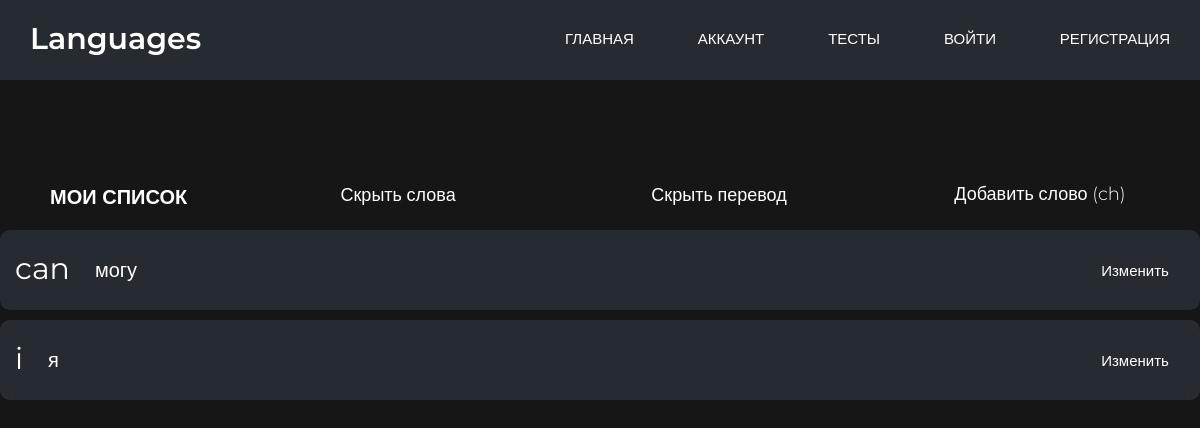
The app's page /enCards, older data.
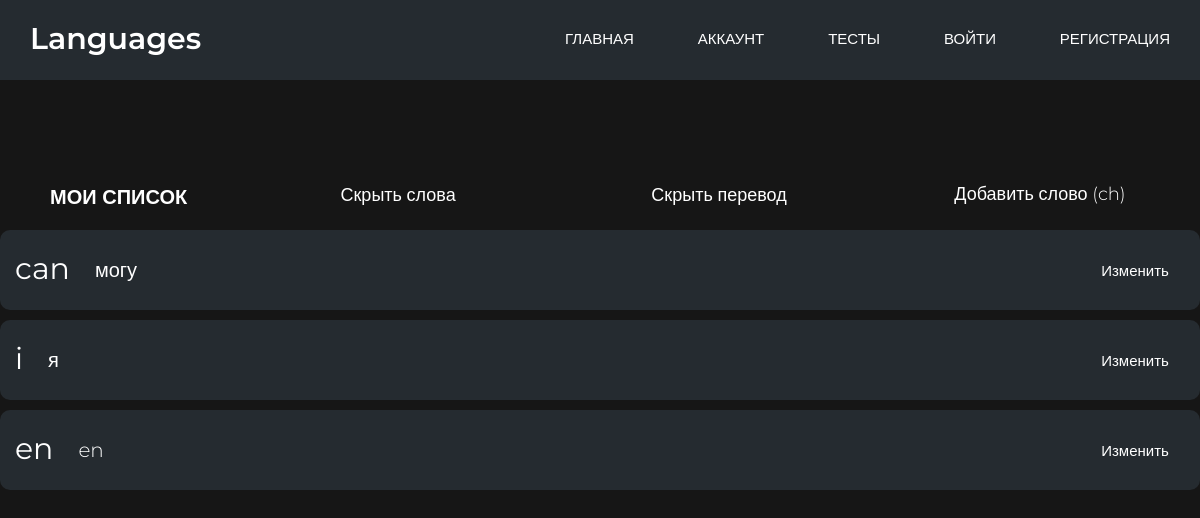
The same page, newer data.
### main/models.py (models this page shows, shortened)
class enCard(models.Model):
    word = models.CharField('Слово', max_length=20)
    description = models.TextField('Перевод', max_length=70)

### main/views.py (the view)
# urls.py: path('enCards', views.enCards),
def enCards(reguest):
    enCards = enCard.objects.all()
    return render(reguest, 'main/enCards.html', {'enCards': enCards})

### main/templates/main/enCards.html (shortened to what this page needs)
{% extends 'main/base.html' %}
{% block link %}
{% load static %}
<link rel="stylesheet" href="{% static 'main/css/cards.css' %}">
{% endblock %}
{% block content %}
<div class="wrapper">
    <div class="title">
        <h4 class="myWords">МОИ СПИСОК</h4>
        <div class="wordBtn">
            <button class="wordBtnFirst" id="wordBtnFirst">
                <h4 class="hideWord">Скрыть слова</h4>
            </button>
        </div>
        <div class="descriptionBtn">
            <button class="descriptionBtnSecond" id="descriptionBtnSecond">
                <h4 class="hideDescription">Скрыть перевод</h4>
            </button>
        </div>
        <div class="createNewCard">
            <a class="createNewCardLink" href="/createEnCard"><h4 class="textCreate">Добавить слово (ch)</h4></a>
        </div>
    </div>
    {% if enCards %}
    {% for el in enCards %}
    <div class="card">
        <div class="cardWrapper">
            <div class="cardWrapperAll">
                <p class="word" id="word">
                    {{ el.word }}
                </p>
                <p class="description" id="description">
                    {{ el.description }}
                </p>
            </div>
            <div class="deleteWord">
                <button class="deleteWordBtn">Изменить</button>
            </div>
        </div>
    </div>
    {% endfor %}
    {% else %}
    <div class="noCards">
        <p class="noCardsText">Тут пусто</p>
    </div>
    {% endif %}
</div>
{% endblock %}

Row changes from the older to the newer data that the page shows:
added enCard: word "en", description "en"
